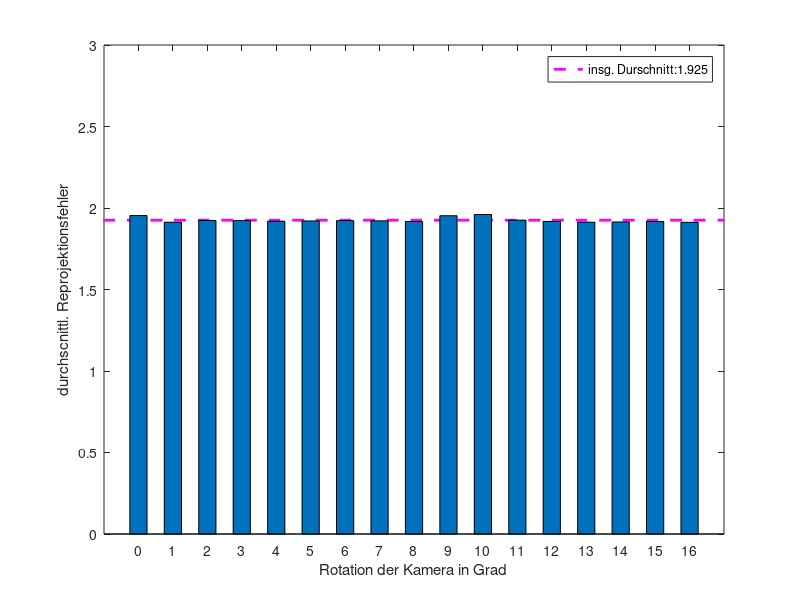

Write the MATLAB code that produced this figure.
function [avgs] = reprojByDeg()
values = load('reprojByDeg.txt', '-ascii');

s = size(values);
num = s(1)/2;

for i = 1:num
    sx = values(i,:);
    sy = values(i+1,:);
    norms(:,i) = sqrt(sx.^2 + sy.^2);
    avgs(i) = mean(norms(:,i));
end

x = -10:1:22;
y = mean(avgs)*ones(1,22+10+1);
h2 = plot(x,y,'m--', 'LineWidth', 2);

hold on;

x = 0:1:num-1;
h1 = bar(x,avgs, 0.5);



axis([-1 num 0 3])
legend([h2],{strcat('insg. Durschnitt:', num2str(mean(avgs)))});
xlabel('Rotation der Kamera in Grad');
ylabel('durchscnittl. Reprojektionsfehler');

id = 0:1:16;
set(gca, 'XTick',id);
%line([12.5, 12.5],[0,4], 'LineWidth', 3, 'Color', 'r');






%boxplot(norms, 'Labels',{'0', '1','2','3','4','5','6','7','8','9','10','11','12'});


% 
% scatter(x00,y00, 'x');
% hold on;
% scatter(x25,y25, 'x');
% hold on;
% scatter(x50,y50, 'x');
% hold on;
% scatter(x75,y75, 'x');
% hold on;
% scatter(x100,y100, 'x');
% hold on;
% scatter(x125,y125, 'x');


end

